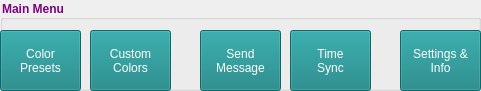
   <widget class="QGroupBox" name="panel_main_control">
    <property name="enabled">
     <bool>false</bool>
    </property>
    <property name="geometry">
     <rect>
      <x>265</x>
      <y>5</y>
      <width>481</width>
      <height>91</height>
     </rect>
    </property>
    <property name="font">
     <font>
      <family>.AppleSystemUIFont</family>
      <weight>75</weight>
      <bold>true</bold>
     </font>
    </property>
    <property name="styleSheet">
     <string notr="true">QGroupBox::title {
	color: rgb(128, 0, 128);
}</string>
    </property>
    <property name="title">
     <string>Main Menu</string>
    </property>
    <property name="flat">
     <bool>true</bool>
    </property>
    <widget class="QPushButton" name="main_preset">
     <property name="geometry">
      <rect>
       <x>0</x>
       <y>30</y>
       <width>81</width>
       <height>61</height>
      </rect>
     </property>
     <property name="font">
      <font>
       <family>.AppleSystemUIFont</family>
      </font>
     </property>
     <property name="styleSheet">
      <string notr="true">background-color: rgb(16, 128, 128);
color: rgb(255, 255, 255);</string>
     </property>
     <property name="text">
      <string>Color
Presets</string>
     </property>
    </widget>
    <widget class="QPushButton" name="main_custom">
     <property name="geometry">
      <rect>
       <x>90</x>
       <y>30</y>
       <width>81</width>
       <height>61</height>
      </rect>
     </property>
     <property name="font">
      <font>
       <family>.AppleSystemUIFont</family>
      </font>
     </property>
     <property name="styleSheet">
      <string notr="true">background-color: rgb(16, 128, 128);
color: rgb(255, 255, 255);</string>
     </property>
     <property name="text">
      <string>Custom
Colors</string>
     </property>
    </widget>
    <widget class="QPushButton" name="main_message">
     <property name="geometry">
      <rect>
       <x>200</x>
       <y>30</y>
       <width>81</width>
       <height>61</height>
      </rect>
     </property>
     <property name="font">
      <font>
       <family>.AppleSystemUIFont</family>
      </font>
     </property>
     <property name="styleSheet">
      <string notr="true">background-color: rgb(16, 128, 128);
color: rgb(255, 255, 255);</string>
     </property>
     <property name="text">
      <string>Send
Message</string>
     </property>
    </widget>
    <widget class="QPushButton" name="main_timesync">
     <property name="geometry">
      <rect>
       <x>290</x>
       <y>30</y>
       <width>81</width>
       <height>61</height>
      </rect>
     </property>
     <property name="font">
      <font>
       <family>.AppleSystemUIFont</family>
      </font>
     </property>
     <property name="styleSheet">
      <string notr="true">background-color: rgb(16, 128, 128);
color: rgb(255, 255, 255);</string>
     </property>
     <property name="text">
      <string>Time
Sync</string>
     </property>
    </widget>
    <widget class="QPushButton" name="main_settings">
     <property name="geometry">
      <rect>
       <x>400</x>
       <y>30</y>
       <width>81</width>
       <height>61</height>
      </rect>
     </property>
     <property name="font">
      <font>
       <family>.AppleSystemUIFont</family>
      </font>
     </property>
     <property name="styleSheet">
      <string notr="true">background-color: rgb(16, 128, 128);
color: rgb(255, 255, 255);</string>
     </property>
     <property name="text">
      <string>Settings &amp;&amp;
Info</string>
     </property>
    </widget>
   </widget>
